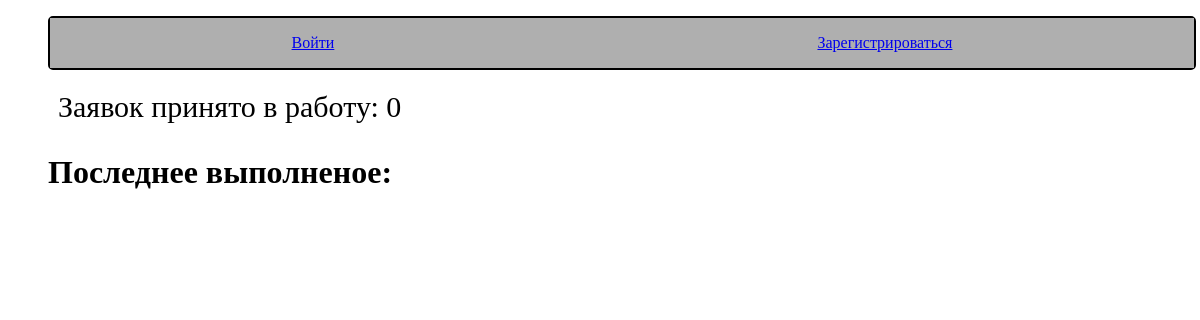
Before: /interior/ with the older database file.
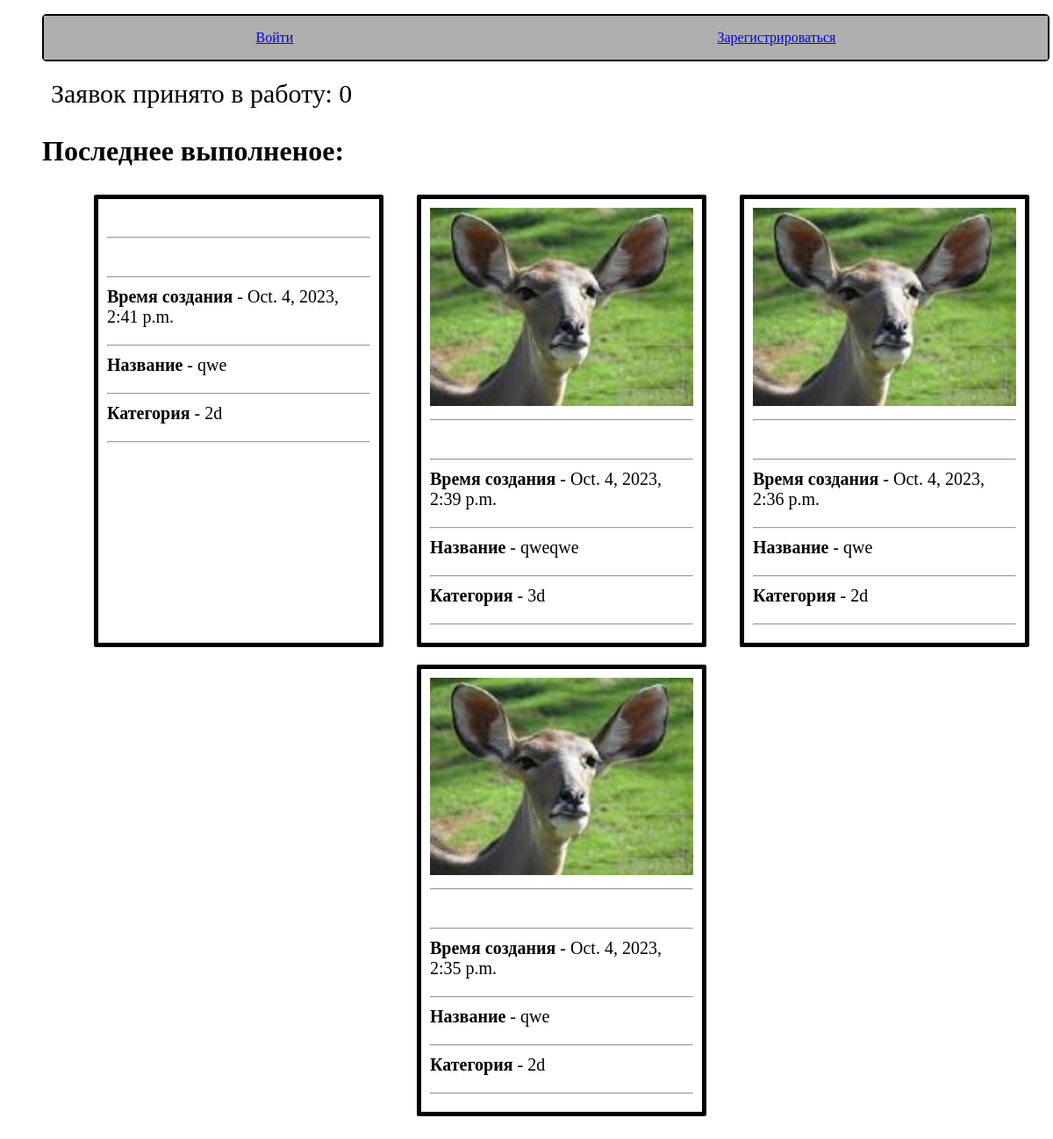
After: the same page with the newer database file.
### interior/models.py (models this page shows, shortened)
class Zayavka(models.Model):
    STATUS = (
        ('new', 'Новая'),
        ('done', 'Выполнено'),
        ('accepted', 'Принято в работу'),
    )
    name_z = models.CharField('Название', max_length = 30 )
    desc_z = models.TextField('Описание', max_length = 300)
    category = models.ForeignKey(Category,verbose_name="Категория",on_delete=models.CASCADE,null=True,blank=True)
    status = models.CharField(max_length=10, choices=STATUS, default='new',blank=True,null=True, help_text='Состояние заявки')
    time_z = models.DateTimeField(auto_now_add=True, editable=True,verbose_name="Время создания",blank=True,null=True, )
    image = models.FileField(validators=[file_size])
    user_z = models.ForeignKey(User,verbose_name="пользователь", on_delete=models.SET_NULL,null=True,blank=True)
    image_done = models.FileField(null=True,blank=True)
    comment = models.TextField('Комментарий', max_length=300,null=True,blank=True)

class Category(models.Model):
    name_category = models.CharField('Название', max_length = 30 )
    def __str__(self):
        return self.name_category

### interior/views.py (the view)
# urls.py: path('', views.Index.as_view(), name='index'),
class Index(ListView):
    template_name = 'index.html'
    model = Zayavka
    def get_context_data(self, **kwargs):
        context = super(Index, self).get_context_data(**kwargs)
        context['accepted_count'] = Zayavka.objects.filter(status='accepted').count()
        return context
    def get_queryset(self):
        return Zayavka.objects.filter(status="done").order_by('-time_z')[:4]

### interior/templates/index.html (shortened to what this page needs)
{%extends 'base_generic.html'%}
{% block content %}
    <p class="count">Заявок принято в работу: {{accepted_count}}</p>
    <h1>Последнее выполненое:</h1>
    <ul class="cards">
      {% for z in zayavka_list %}
      <li class="card">
        <img src="{{ z.image.url }}" alt=""><hr>
        <img src="{{ z.image_done }}" alt=""><hr>
        <p><b>Время создания</b> - {{z.time_z}}</p> <hr>
        <p><b>Название</b> - {{z.name_z}}</p><hr>
        <p><b>Категория</b> - {{z.category}}</p><hr>
      </li>
      {% endfor %}
    </ul>
{% endblock %}

Changed rows visible on the page:
added Zayavka: time_z "Oct. 4, 2023, 2:41 p.m.", name_z "qwe", category "2d"
added Zayavka: image (picture), time_z "Oct. 4, 2023, 2:39 p.m.", name_z "qweqwe", category "3d"
added Zayavka: image (picture), time_z "Oct. 4, 2023, 2:36 p.m.", name_z "qwe", category "2d"
added Zayavka: image (picture), time_z "Oct. 4, 2023, 2:35 p.m.", name_z "qwe", category "2d"
